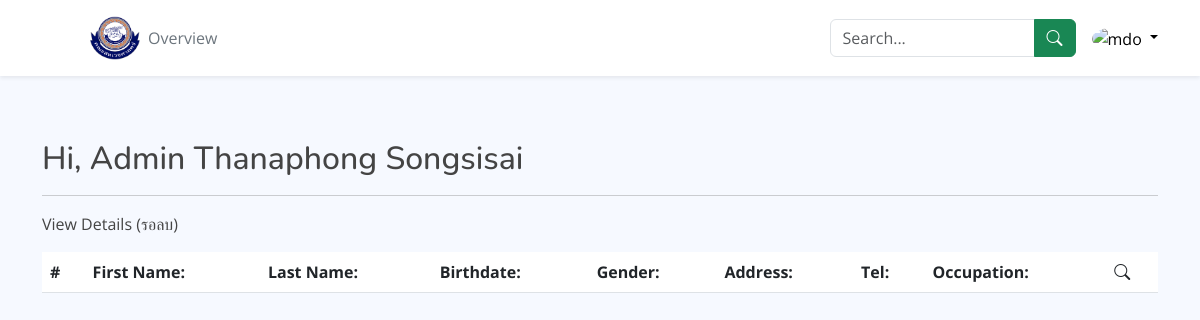
/test/admin.php, run on an earlier commit of the app's database.
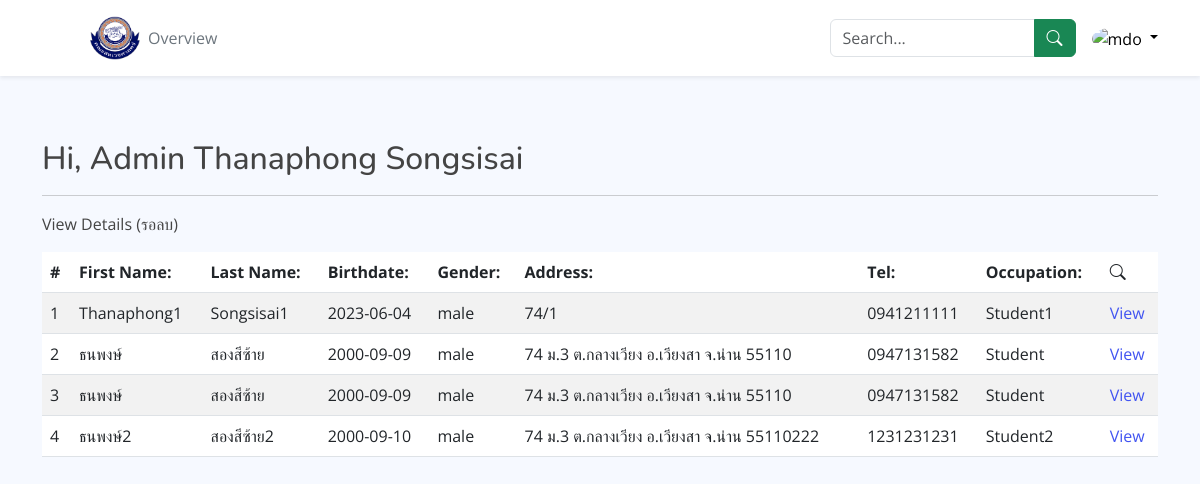
And on a later commit of the database.
### tables this page shows
CREATE TABLE `personal_information` (
  `pi_id` int(11) NOT NULL,
  `pi_firstname` varchar(255) NOT NULL,
  `pi_lastname` varchar(255) NOT NULL,
  `pi_birthdate` varchar(255) NOT NULL,
  `pi_gender` varchar(255) NOT NULL,
  `pi_address` varchar(255) NOT NULL,
  `pi_tel` varchar(255) NOT NULL,
  `pi_occupation` varchar(255) NOT NULL,
  `pi_created_date` timestamp NOT NULL DEFAULT current_timestamp()
);

### test/admin.php (the view, shortened to what this page needs)
<?php
require_once("process/config.php");
?>
<!DOCTYPE html>
<html lang="en">
  <head>
    <link href="assets/vendor/bootstrap/css/bootstrap.min.css" rel="stylesheet" />
    <link href="assets/vendor/bootstrap-icons/bootstrap-icons.css" rel="stylesheet" />
    <link href="assets/vendor/boxicons/css/boxicons.min.css" rel="stylesheet" />
    <link rel="stylesheet" href="assets/css/admin.css" />
  </head>
  <body>
    <header class="p-3 mb-3 bg-white shadow-sm">
      <div class="container">
        <div class="d-flex flex-wrap align-items-center justify-content-center justify-content-lg-start">
          <a href="index.php" class="d-flex align-items-center mb-2 mb-lg-0 link-body-emphasis text-decoration-none">
            <svg class="bi me-2" width="40" height="32" role="img" aria-label="Bootstrap">
              <use xlink:href="#bootstrap"></use>
            </svg>
            <img src="assets/img/logo.png" width="50" alt="">
          </a>
          <ul class="nav col-12 col-lg-auto me-lg-auto mb-2 justify-content-center mb-md-0">
            <li><a href="#" class="nav-link px-2 link-secondary">Overview</a></li>
          </ul>
          <form class="col-12 col-lg-auto mb-3 mb-lg-0 me-lg-3" role="search">
            <div class="input-group">
              <input type="search" class="form-control" placeholder="Search..." aria-label="Search" />
              <button type="submit" class="input-group-text btn btn-success"><i class="bi bi-search"></i></button>
            </div>
          </form>
          <div class="dropdown text-end">
            <a
              href="#"
              class="d-block link-body-emphasis text-decoration-none dropdown-toggle"
              data-bs-toggle="dropdown"
              aria-expanded="false"
            >
              <img src="https://github.com/mdo.png" alt="mdo" width="32" height="32" class="rounded-circle" />
            </a>
          </div>
        </div>
      </div>
    </header>
    <section class="container pt-md-5">
      <h2 class="">Hi, Admin Thanaphong Songsisai</h2>
      <hr>
      <div class="row">
        <p>View Details (รอลบ)</p>
      </div>
      <div class="table-responsive">
        <table class="table table-striped">
          <thead>
            <tr>
              <th>#</th>
              <th>First Name:</th>
              <th>Last Name:</th>
              <th>Birthdate:</th>
              <th>Gender:</th>
              <th>Address:</th>
              <th>Tel:</th>
              <th>Occupation:</th>
              <th><i class="bi bi-search"></i></th>
            </tr>
          </thead>
          <tbody>
            <?php
              $select_stmt = $db->prepare("SELECT * FROM personal_information");
              $select_stmt->execute();
              while ($row = $select_stmt->fetch(PDO::FETCH_ASSOC)) {
            ?>
            <tr>
              <td><?php echo $row["pi_id"]; ?></td>
              <td><?php echo $row["pi_firstname"]; ?></td>
              <td><?php echo $row["pi_lastname"]; ?></td>
              <td><?php echo $row["pi_birthdate"]; ?></td>
              <td><?php echo $row["pi_gender"]; ?></td>
              <td><?php echo $row["pi_address"]; ?></td>
              <td><?php echo $row["pi_tel"]; ?></td>
              <td><?php echo $row["pi_occupation"]; ?></td>
              <td><a href="details.html">View</a></td>
            </tr>
            <?php } ?>
          </tbody>
        </table>
      </div>
    </section>
  </body>
</html>

What changed in the data, as far as the page shows it:
added personal_information: pi_id "1", pi_firstname "Thanaphong1", pi_lastname "Songsisai1", pi_birthdate "2023-06-04", pi_gender "male", pi_address "74/1", pi_tel "0941211111", pi_occupation "Student1"
added personal_information: pi_id "2", pi_firstname "ธนพงษ์", pi_lastname "สองสีซ้าย", pi_birthdate "2000-09-09", pi_gender "male", pi_address "74 ม.3 ต.กลางเวียง อ.เวียงสา จ.น่าน 55110", pi_tel "0947131582", pi_occupation "Student"
added personal_information: pi_id "3", pi_firstname "ธนพงษ์", pi_lastname "สองสีซ้าย", pi_birthdate "2000-09-09", pi_gender "male", pi_address "74 ม.3 ต.กลางเวียง อ.เวียงสา จ.น่าน 55110", pi_tel "0947131582", pi_occupation "Student"
added personal_information: pi_id "4", pi_firstname "ธนพงษ์2", pi_lastname "สองสีซ้าย2", pi_birthdate "2000-09-10", pi_gender "male", pi_address "74 ม.3 ต.กลางเวียง อ.เวียงสา จ.น่าน 55110222", pi_tel "1231231231", pi_occupation "Student2"
